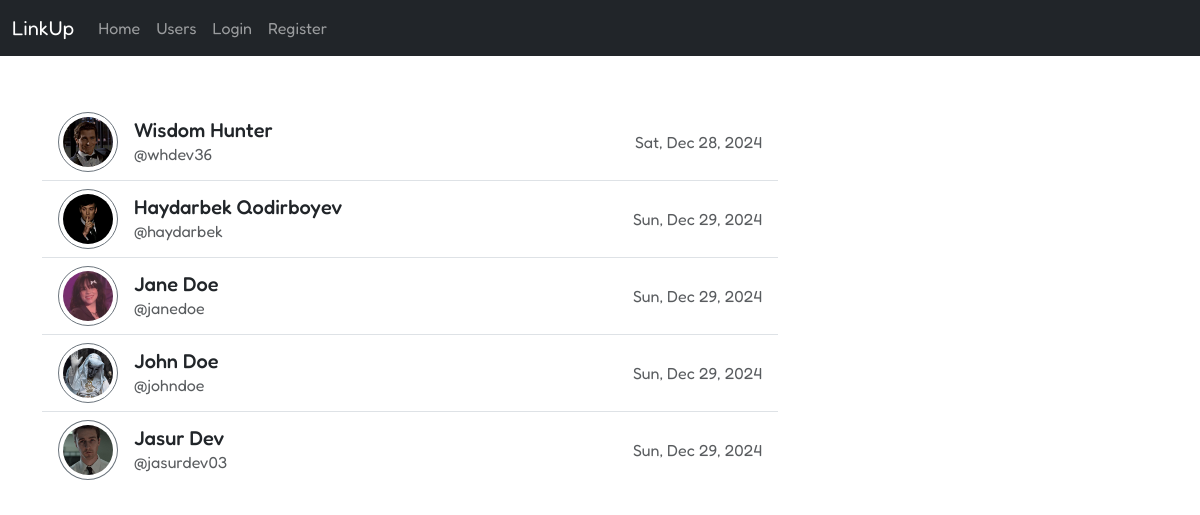
The app's page /account/users/, older data.
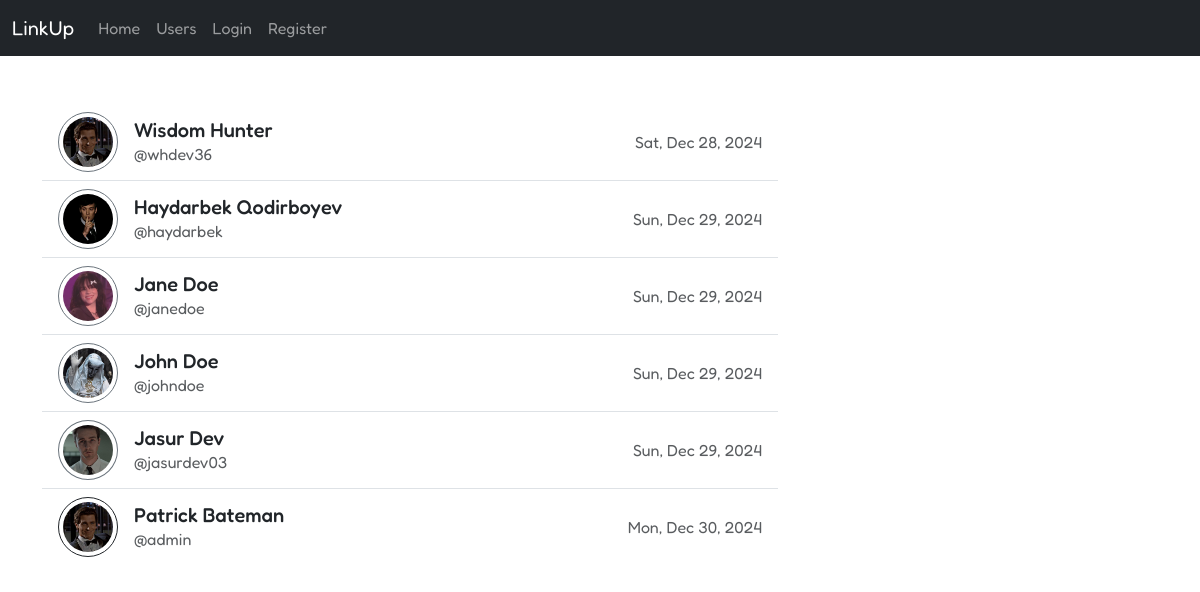
The same page, newer data.
### account/models.py (models this page shows, shortened)
class Account(AbstractUser):
	COLOR_CHOICE = [
		('primary', 'Primary'),
		('secondary', 'Secondary'),
		('success', 'Success'),
		('info', 'Info'),
		('danger', 'Danger'),
		('warning', 'Warning'),
		('dark', 'Dark'),
	]
	class Meta:
		verbose_name = 'Account'
		verbose_name_plural = 'Accounts'
	picture = models.ImageField(upload_to='accounts/pictures/', blank=True, null=True)
	bio = models.TextField(max_length=300, blank=True, null=True)
	is_private = models.BooleanField(default=True)
	slug = models.SlugField(unique=True, blank=True, null=True)
	follows = models.ManyToManyField('self', symmetrical=False, blank=True, related_name='followers')
	color = models.CharField(max_length=12, choices=COLOR_CHOICE, default='secondary', blank=True, null=True)

### account/views.py (the view)
# urls.py: path('users/', views.users, name='users'),
def users(req):
	users = Account.objects.exclude(id=req.user.id)
	return render(req, 'account/users.html', {'users': users})

### templates/account/users.html (shortened to what this page needs)
{% extends 'base.html' %}
{% load static %}
{% block content %}
	<div class="row">
		<div class="col-md-8">
			{% if users %}
				<ul class="list-group list-group-flush">
					{% for u in users %}
						{% if u.id != user.id %}
							<a href="{% url 'view-account' u.slug %}" class="list-group-item d-flex align-items-center justify-content-between">
								<div class="d-flex align-items-center gap-3">
									<img class="rounded-circle border border-1 p-1 border-{{ u.color }}"
										src="{% if u.picture %}{{ u.picture.url }}{% else %}{% static 'img/default-pic.png' %}{% endif %}"
										alt="{{ u.username }}" style="width: 60px;">
									<div>
										<h5 class="mb-0">{{ u.first_name }} {{ u.last_name }}</h5>
										<p class="text-muted mb-0">@{{ u.username }}</p>
									</div>
								</div>
								<p class="mb-0 text-muted">{{ u.date_joined|date:"D, M d, Y" }}</p>
							</a>
						{% endif %}
					{% endfor %}
				</ul>
			{% else %}
				<p>No users found.</p>
			{% endif %}
		</div>
	</div>
{% endblock %}

Row changes from the older to the newer data that the page shows:
added Account: picture (picture), first_name "Patrick", last_name "Bateman", username "admin", date_joined "Mon, Dec 30, 2024"
